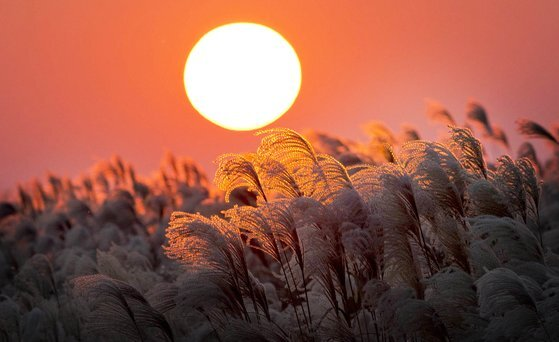
#> input picture Day4/sun.jpg, 559 x 342 px
$ python 1_rol.py
#> lines starting #> are read from the running program, lines starting #| are printed output that depends on the picture
import cv2

img = cv2.imread('./sun.jpg')
#> img is the input picture: shape (342, 559, 3); mean B, G, R 71.6, 87.8, 149

#x, y, w, h
x = 182
y = 21
w = 120
h = 110

# 태양을 복사
roi = img[y:y+h, x:x+w]
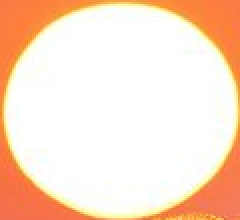
#> roi: shape (110, 120, 3) (shown 2 times larger); mean B, G, R 203, 223.7, 252.5
roi_copy = roi.copy()

img[y: y+h, x+w: x+w+w] = roi

# 두 태양을 박스로 감싸기
cv2.rectangle(img, (x,y), (x+w+w, y+h), (0,255,0), 3)
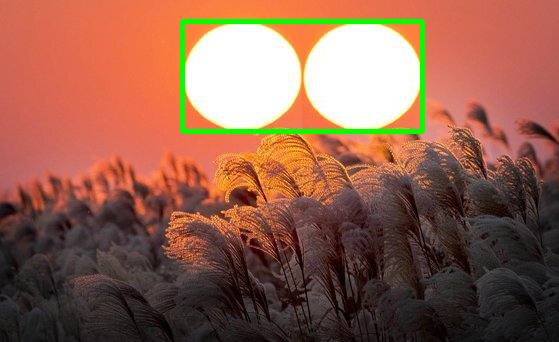
#> img: shape (342, 559, 3); mean B, G, R 78, 96.8, 145.5

cv2.imshow('img', img)
cv2.imshow('roi_copy', roi_copy)
cv2.waitKey()
